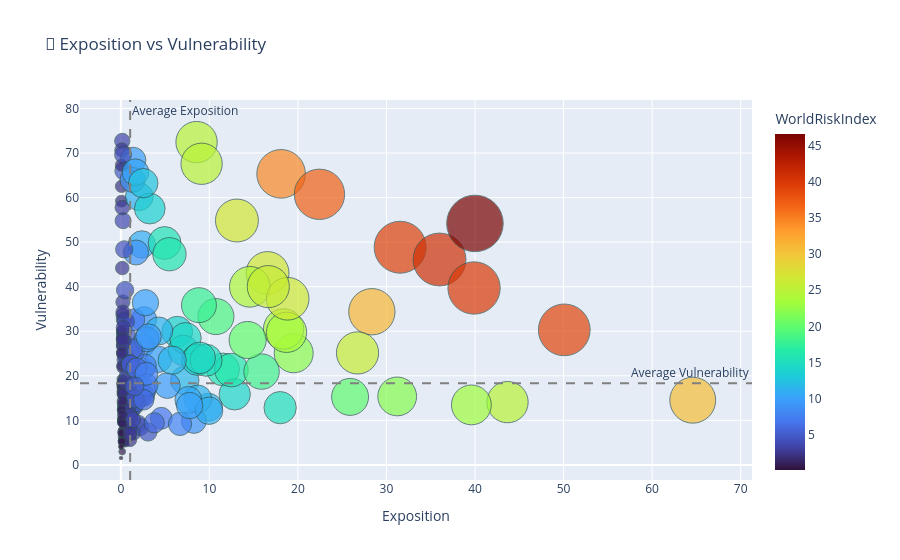

The notebook cell this image was saved under:
### Markdown cell above
## 🌉 3. Croisement : Exposition vs Vulnérabilité (Le Coeur du Risque)
Comment une forte exposition couplée à une très mauvaise situation socio-économique engendre-t-elle un désastre potentiel ?

### Code cell
# Graphique 6 : Nuage de points interactif (Exposition vs Vulnérabilité)
fig4 = px.scatter(
    df_latest, x='E', y='V', size='W', color='W', hover_name='WRI.Country',
    color_continuous_scale='Turbo', size_max=40,
    title='🎯 Exposition vs Vulnerability',
    labels={'E': 'Exposition', 'V': 'Vulnerability', 'W': 'WorldRiskIndex'}
)
fig4.add_vline(x=df_latest['E'].median(), line_dash="dash", line_color="gray", annotation_text="Average Exposition")
fig4.add_hline(y=df_latest['V'].median(), line_dash="dash", line_color="gray", annotation_text="Average Vulnerability")
fig4.update_traces(marker=dict(line=dict(width=1, color='DarkSlateGrey')))
fig4.show()

### Figure 1 — Plotly figure (JSON) as saved in the notebook; plotly's stock layout.template omitted (floating-point values rounded to 4 significant figures; data arrays with more than 128 entries replaced by an {"elided": "..."} marker saying what was removed)
{"data": [{"hovertemplate": "<b>%{hovertext}</b><br><br>Exposition=%{x}<br>Vulnerability=%{y}<br>WorldRiskIndex=%{marker.color}<extra></extra>", "hovertext": {"elided": "193 str values"}, "legendgroup": "", "marker": {"color": {"elided": "193 float values"}, "coloraxis": "coloraxis", "line": {"color": "DarkSlateGrey", "width": 1}, "size": {"elided": "193 float values"}, "sizemode": "area", "sizeref": 0.0291, "symbol": "circle"}, "mode": "markers", "name": "", "orientation": "v", "showlegend": false, "type": "scatter", "x": {"elided": "193 float values"}, "xaxis": "x", "y": {"elided": "193 float values"}, "yaxis": "y"}], "layout": {"annotations": [{"showarrow": false, "text": "Average Exposition", "x": 1.05, "xanchor": "left", "xref": "x", "y": 1, "yanchor": "top", "yref": "y domain"}, {"showarrow": false, "text": "Average Vulnerability", "x": 1, "xanchor": "right", "xref": "x domain", "y": 18.35, "yanchor": "bottom", "yref": "y"}], "coloraxis": {"colorbar": {"title": {"text": "WorldRiskIndex"}}, "colorscale": [[0, "#30123b"], [0.07143, "#4145ab"], [0.1429, "#4675ed"], [0.2143, "#39a2fc"], [0.2857, "#1bcfd4"], [0.3571, "#24eca6"], [0.4286, "#61fc6c"], [0.5, "#a4fc3b"], [0.5714, "#d1e834"], [0.6429, "#f3c63a"], [0.7143, "#fe9b2d"], [0.7857, "#f36315"], [0.8571, "#d93806"], [0.9286, "#b11901"], [1, "#7a0402"]]}, "legend": {"itemsizing": "constant", "tracegroupgap": 0}, "shapes": [{"line": {"color": "gray", "dash": "dash"}, "type": "line", "x0": 1.05, "x1": 1.05, "xref": "x", "y0": 0, "y1": 1, "yref": "y domain"}, {"line": {"color": "gray", "dash": "dash"}, "type": "line", "x0": 0, "x1": 1, "xref": "x domain", "y0": 18.35, "y1": 18.35, "yref": "y"}], "title": {"text": "🎯 Exposition vs Vulnerability"}, "xaxis": {"anchor": "y", "domain": [0, 1], "title": {"text": "Exposition"}}, "yaxis": {"anchor": "x", "domain": [0, 1], "title": {"text": "Vulnerability"}}}}
